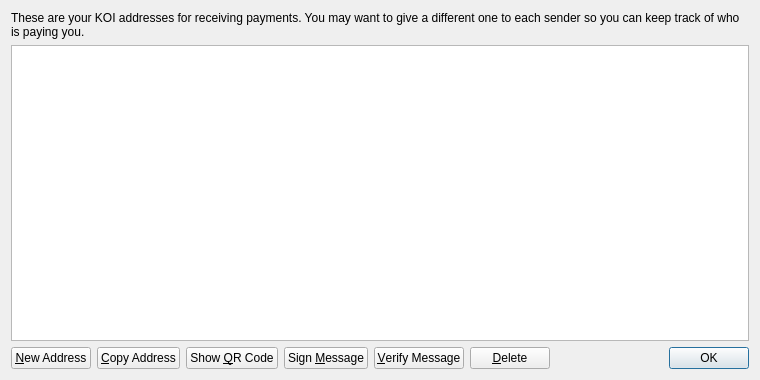
<?xml version="1.0" encoding="UTF-8"?>
<ui version="4.0">
 <class>AddressBookPage</class>
 <widget class="QWidget" name="AddressBookPage">
  <property name="geometry">
   <rect>
    <x>0</x>
    <y>0</y>
    <width>760</width>
    <height>380</height>
   </rect>
  </property>
  <property name="windowTitle">
   <string>Address Book</string>
  </property>
  <layout class="QVBoxLayout" name="verticalLayout">
   <item>
    <widget class="QLabel" name="labelExplanation">
     <property name="text">
      <string>These are your KOI addresses for receiving payments. You may want to give a different one to each sender so you can keep track of who is paying you.</string>
     </property>
     <property name="textFormat">
      <enum>Qt::PlainText</enum>
     </property>
     <property name="wordWrap">
      <bool>true</bool>
     </property>
    </widget>
   </item>
   <item>
    <widget class="QTableView" name="tableView">
     <property name="contextMenuPolicy">
      <enum>Qt::CustomContextMenu</enum>
     </property>
     <property name="toolTip">
      <string>Double-click to edit address or label</string>
     </property>
     <property name="tabKeyNavigation">
      <bool>false</bool>
     </property>
     <property name="alternatingRowColors">
      <bool>true</bool>
     </property>
     <property name="selectionMode">
      <enum>QAbstractItemView::SingleSelection</enum>
     </property>
     <property name="selectionBehavior">
      <enum>QAbstractItemView::SelectRows</enum>
     </property>
     <property name="sortingEnabled">
      <bool>true</bool>
     </property>
     <attribute name="verticalHeaderVisible">
      <bool>false</bool>
     </attribute>
    </widget>
   </item>
   <item>
    <layout class="QHBoxLayout" name="horizontalLayout">
     <item>
      <widget class="QPushButton" name="newAddressButton">
       <property name="toolTip">
        <string>Create a new address</string>
       </property>
       <property name="text">
        <string>&amp;New Address</string>
       </property>
       <property name="icon">
        <iconset resource="../bitcoin.qrc">
         <normaloff>:/icons/add</normaloff>:/icons/add</iconset>
       </property>
      </widget>
     </item>
     <item>
      <widget class="QPushButton" name="copyToClipboard">
       <property name="toolTip">
        <string>Copy the currently selected address to the system clipboard</string>
       </property>
       <property name="text">
        <string>&amp;Copy Address</string>
       </property>
       <property name="icon">
        <iconset resource="../bitcoin.qrc">
         <normaloff>:/icons/editcopy</normaloff>:/icons/editcopy</iconset>
       </property>
      </widget>
     </item>
     <item>
      <widget class="QPushButton" name="showQRCode">
       <property name="text">
        <string>Show &amp;QR Code</string>
       </property>
       <property name="icon">
        <iconset resource="../bitcoin.qrc">
         <normaloff>:/icons/qrcode</normaloff>:/icons/qrcode</iconset>
       </property>
      </widget>
     </item>
     <item>
      <widget class="QPushButton" name="signMessage">
       <property name="toolTip">
        <string>Sign a message to prove you own a KOI address</string>
       </property>
       <property name="text">
        <string>Sign &amp;Message</string>
       </property>
       <property name="icon">
        <iconset resource="../bitcoin.qrc">
         <normaloff>:/icons/edit</normaloff>:/icons/edit</iconset>
       </property>
      </widget>
     </item>
     <item>
      <widget class="QPushButton" name="verifyMessage">
       <property name="toolTip">
        <string>Verify a message to ensure it was signed with a specified KOI address</string>
       </property>
       <property name="text">
        <string>&amp;Verify Message</string>
       </property>
       <property name="icon">
        <iconset resource="../bitcoin.qrc">
         <normaloff>:/icons/transaction_0</normaloff>:/icons/transaction_0</iconset>
       </property>
      </widget>
     </item>
     <item>
      <widget class="QPushButton" name="deleteButton">
       <property name="toolTip">
        <string>Delete the currently selected address from the list</string>
       </property>
       <property name="text">
        <string>&amp;Delete</string>
       </property>
       <property name="icon">
        <iconset resource="../bitcoin.qrc">
         <normaloff>:/icons/remove</normaloff>:/icons/remove</iconset>
       </property>
      </widget>
     </item>
     <item>
      <spacer name="horizontalSpacer">
       <property name="orientation">
        <enum>Qt::Horizontal</enum>
       </property>
       <property name="sizeHint" stdset="0">
        <size>
         <width>40</width>
         <height>20</height>
        </size>
       </property>
      </spacer>
     </item>
     <item>
      <widget class="QDialogButtonBox" name="buttonBox">
       <property name="sizePolicy">
        <sizepolicy hsizetype="Maximum" vsizetype="Fixed">
         <horstretch>0</horstretch>
         <verstretch>0</verstretch>
        </sizepolicy>
       </property>
       <property name="standardButtons">
        <set>QDialogButtonBox::Ok</set>
       </property>
      </widget>
     </item>
    </layout>
   </item>
  </layout>
 </widget>
 <resources>
  <include location="../bitcoin.qrc"/>
 </resources>
 <connections/>
</ui>
